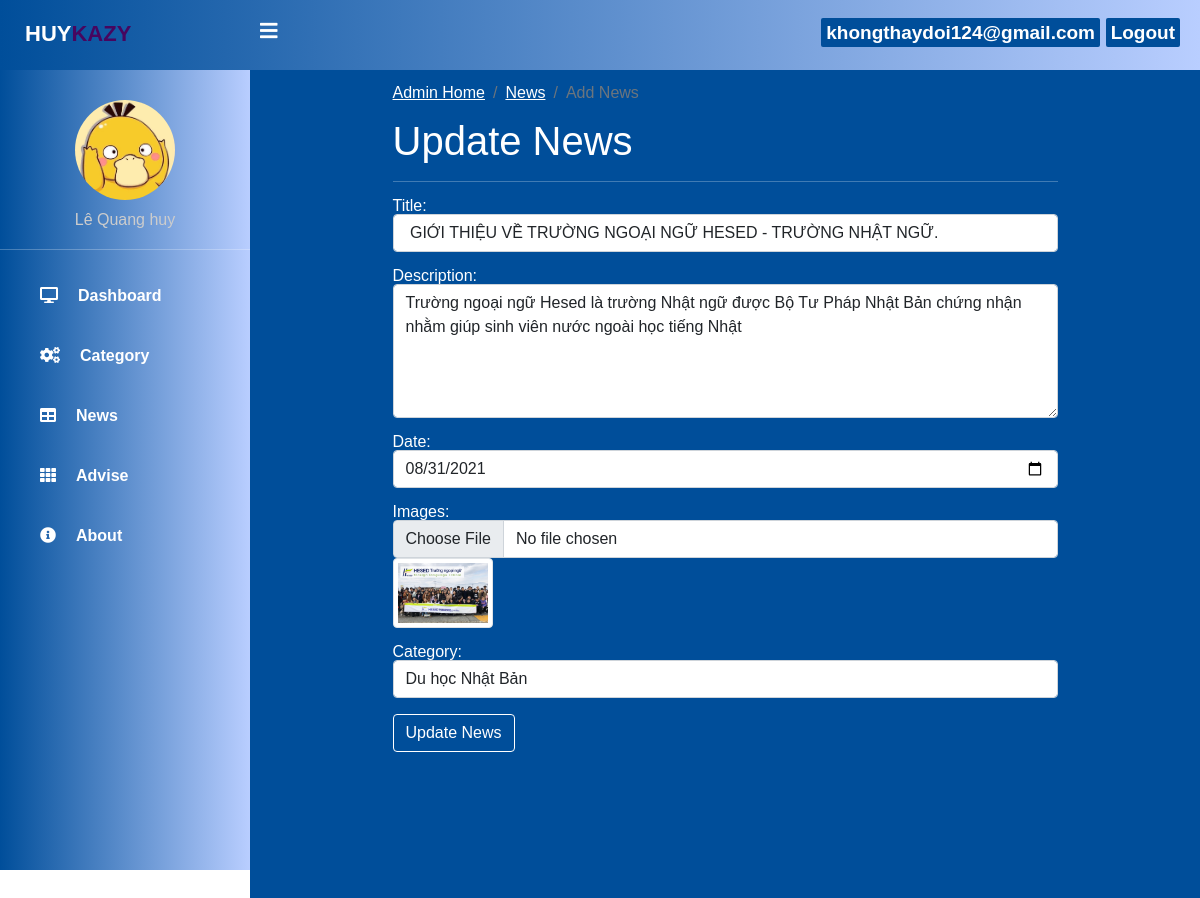
Page /news_edit.php?edit=28 (signed in) on the committed database.
### tables this page shows
CREATE TABLE `news` (
  `id` int(100) NOT NULL,
  `title` varchar(255) NOT NULL,
  `description` text NOT NULL,
  `date` date NOT NULL,
  `category` varchar(255) NOT NULL,
  `thumbnail` varchar(255) NOT NULL,
  `email` varchar(50) NOT NULL
);

### news_edit.php (the view, shortened to what this page needs)
<?php
    include('include/header1.php');
?>
<?php
include('db/connection.php');
$id=$_GET['edit'];
$query=mysqli_query($conn,"select * from news where id ='$id' ");
while ($row=mysqli_fetch_array($query)) {
$title=$row['title'];
$description=$row['description'];
$date=$row['date'];
$thumbnail=$row['thumbnail'];
}
?>
<div class="content">
    <div style="width: 70%; margin-left: 15%;padding-top: 85px;">
        <div style="width:80%, margin-left:17%;">
            <ul class="breadcrumb">
                <li class="breadcrumb-item active"><a href="admin-home.php">Admin Home</a></li>
                <li class="breadcrumb-item active"><a href="news.php">News</a></li>
                <li class="breadcrumb-item active">Add News</li>
            </ul>
        </div>
        <form action="news_edit.php" method="post" enctype="multipart/form-data" name="categoryform" onsubmit=" return validateform() ">
            <p class="h1">Update News</p>
            <hr>
            <div class="mb-3 form-group">
                <label for="email">Title:</label>
                <input type="text" name="title" value="<?php echo $title; ?>" placeholder="Title..." class="form-control" id="email">
            </div>
            <div class="mb-3 form-group">
                <label for="comment">Description:</label>
                <textarea class="form-control" placeholder="Description..." id="comment" rows="5" name="description"><?php echo $description; ?></textarea>
            </div>
            <div class="mb-3 form-group">
                <label for="email">Date:</label>
                <input type="date" name="date" value="<?php echo $date ;?>" class="form-control" id="email">
            </div>
            <div class="mb-3 form-group">
                <label for="email">Images:</label>
                <input type="file" name="thumbnail" value="<?php echo $thumbnail; ?>" class="form-control img-thumbnail" id="email">
                <img class="img img-thumbnail" src="images/<?php echo $thumbnail; ?>" alt=""  width="100px">
            </div>
            <div class="mb-3 form-group">
                <label for="email">Category:</label>
                <select class="form-control" name="category">
                <?php
                include('db/connection.php');
                $query=mysqli_query($conn,"select * from category");
                while($row=mysqli_fetch_array($query)) {
                ?>
                    <option value="<?php echo $row['category_name'];?>"><?php echo $row['category_name'];?></option>
                <?php } ?>
                </select>
            </div>
            <input type="submit" name="submit" class="btn btn-primary" value="Update News">
        </form>
    </div>
</div>

### include/header1.php (shortened to what this page needs)
<?php
include('db/connection.php')
?>
<!DOCTYPE html>
<html lang="en">
<head>
    <link rel="stylesheet" href="https://cdnjs.cloudflare.com/ajax/libs/font-awesome/5.15.4/css/all.min.css">
    <link rel="stylesheet" href="css-bootstrap/bootstrap.css">
    <link rel="stylesheet" href="css/style-admin.css">
</head>
<body>
    <header>
        <label for="check">
            <i class="fas fa-bars" id="sidebar_btn"></i>
        </label>
        <div class="left_area">
            <h3>Huy<span>Kazy</span></h3>
        </div>
        <div class="right_area">
            <a href="logout.php" class="logout_btn">Logout</a>
            <a style="" class="logout_btn1" href="change-password.php"><?php echo $_SESSION['email'] ?></a>
        </div>
    </header>
    <div class="sidebar">
        <center>
        <?php
            $email=$_SESSION['email'];
            $sql =  "SELECT * FROM admin_login where email='$email'";
            $result = mysqli_query($conn,$sql);
            while($row = mysqli_fetch_assoc($result)){
            echo '<img src="'.$row['images_admin'].'" class="profile_image" alt="">';
            echo '<h4>'.$row['name'].'</h4>';
            echo '<hr>';
        }
        ?>
        </center>
        <a href="admin-home.php"><i class="fas fa-desktop <?php if($page=='home'){echo 'active';} ?>"><span>Dashboard</span></i></a>
        <a href="category.php"><i class="fas fa-cogs <?php if($page=='category'){echo 'active';} ?>"><span>Category</span></i></a>
        <a href="news.php"><i class="fas fa-table <?php if($page=='news'){echo 'active';} ?>"><span>News</span></i></a>
        <a href="advise.php"><i class="fas fa-th <?php if($page=='home'){echo 'active';} ?>"><span>Advise</span></i></a>
        <a href="about.php"><i class="fas fa-info-circle <?php if($page=='about'){echo 'active';} ?>"><span>About</span></i></a>
    </div>

### css/style-admin.css (style rules this page uses)
html, body, div, span, applet, object, iframe, h1, h2, h3, h4, h5, h6, p, blockquote, pre, a, abbr, acronym, address, big, cite, code, del, dfn, em, img, ins, kbd, q, s, samp, small, strike, strong, sub, sup, tt, var, b, u, i, center, dl, dt, dd, ol, ul, li, fieldset, form, label, legend, table, caption, tbody, tfoot, thead, tr, th, td, article, aside, canvas, details, embed, figure, figcaption, footer, header, hgroup, menu, nav, output, ruby, section, summary, time, mark, audio, video { margin: 0; padding: 0; color: #fff; font-size: 100%; font-family:Arial, Helvetica, sans-serif; }
article, aside, details, figcaption, figure, footer, header, hgroup, menu, nav, section { display: block; }
body { line-height: 1; }
ol, ul { list-style: none; }
header { position: fixed; background: linear-gradient(to right, #004e9a, #B9CEFF); width: 100%; height: 70px; }
.left_area h3 { color: #fff; text-transform: uppercase; font-size: 22px; font-weight: 900; padding-left: 25px; padding-top: 5px; }
.left_area span { color: #47065f; }
.logout_btn { padding: 5px; background: #004e9a; text-decoration: none; float: right; margin-top: -29px; margin-right: 20px; border-radius: 2px; font-size: 19px; font-weight: 600; color: #fff; transition: 0.5s; transition-property: background; }
.logout_btn1 { padding: 5px; background: #004e9a; text-decoration: none; float: right; margin-top: -29px; margin-right: 100px; border-radius: 2px; font-size: 19px; font-weight: 600; color: #fff; transition: 0.5s; transition-property: background; }
.sidebar { background: linear-gradient(to right, #004e9a, #B9CEFF); padding-top: 30px; margin-top: 70px; position: fixed; left:0; width: 250px; transition: 0.5s; transition-property: left; height: 100vh; }
.sidebar .profile_image { width: 100px; height: 100px; border-radius: 100px; margin-bottom: 10px; }
.sidebar h4 { color: #ccc; margin-top: 0; margin-bottom: 20px; }
.sidebar a { color: #fff; display: block; width: 100%; line-height: 60px; text-decoration: none; padding-left: 40px; box-sizing: border-box; transition: 0.5s; transition-property: background; }
.sidebar span { padding-left: 20px; }
#sidebar_btn { z-index: 1; color: #fff; position: fixed; cursor: pointer; left: 260px; font-size: 20px; margin: 8px 0; transition: 0.5s; transition-property: color; }
.content { margin-left: 250px; background: #004e9a; background-position: center; background-size: cover; height:900px; transition: 0.5s; word-wrap: break-word; }
.btn-primary { background-color: #004e9a; border-color: #fff; }

### rows in the picture
news: title "GIỚI THIỆU VỀ TRƯỜNG NGOẠI NGỮ HESED - TRƯỜNG NHẬT NGỮ.", description "Trường ngoại ngữ Hesed là trường Nhật ngữ được Bộ Tư Pháp Nhật Bản chứng nhận nhằm giúp sinh viên nước ngoài học tiếng Nhật", date "08/31/2021", thumbnail (picture)

### other values in the picture
$_SESSION['email'] "khongthaydoi124@gmail.com"
$row['name'] "Lê Quang huy"
form field category "Du học Nhật Bản"
